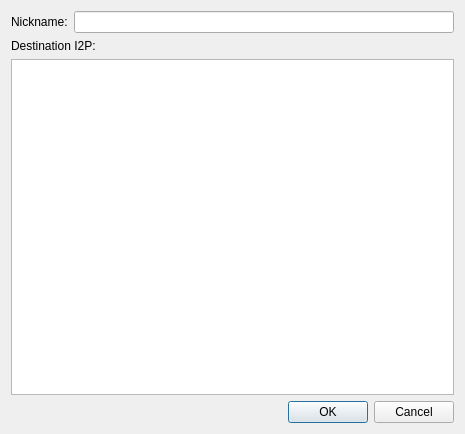
<ui version="4.0" >
 <class>form_newUserWindow</class>
 <widget class="QDialog" name="form_newUserWindow" >
  <property name="geometry" >
   <rect>
    <x>0</x>
    <y>0</y>
    <width>465</width>
    <height>434</height>
   </rect>
  </property>
  <property name="windowTitle" >
   <string>new User</string>
  </property>
  <layout class="QGridLayout" name="gridLayout" >
   <item row="0" column="0" colspan="2" >
    <layout class="QGridLayout" >
     <property name="margin" >
      <number>0</number>
     </property>
     <property name="spacing" >
      <number>6</number>
     </property>
     <item row="3" column="0" >
      <layout class="QVBoxLayout" >
       <property name="spacing" >
        <number>6</number>
       </property>
       <property name="margin" >
        <number>0</number>
       </property>
      </layout>
     </item>
     <item row="0" column="0" >
      <layout class="QHBoxLayout" >
       <property name="spacing" >
        <number>6</number>
       </property>
       <property name="margin" >
        <number>0</number>
       </property>
       <item>
        <widget class="QLabel" name="label" >
         <property name="text" >
          <string>Nickname:</string>
         </property>
        </widget>
       </item>
       <item>
        <widget class="QLineEdit" name="lineEdit" />
       </item>
      </layout>
     </item>
     <item row="1" column="0" >
      <widget class="QLabel" name="label_2" >
       <property name="text" >
        <string>Destination I2P:</string>
       </property>
      </widget>
     </item>
     <item row="2" column="0" >
      <widget class="QTextEdit" name="textEdit" />
     </item>
    </layout>
   </item>
   <item row="1" column="0" >
    <spacer name="horizontalSpacer" >
     <property name="orientation" >
      <enum>Qt::Horizontal</enum>
     </property>
     <property name="sizeHint" stdset="0" >
      <size>
       <width>258</width>
       <height>20</height>
      </size>
     </property>
    </spacer>
   </item>
   <item row="1" column="1" >
    <widget class="QDialogButtonBox" name="buttonBox" >
     <property name="orientation" >
      <enum>Qt::Horizontal</enum>
     </property>
     <property name="standardButtons" >
      <set>QDialogButtonBox::Cancel|QDialogButtonBox::Ok</set>
     </property>
    </widget>
   </item>
  </layout>
 </widget>
 <resources/>
 <connections>
  <connection>
   <sender>buttonBox</sender>
   <signal>accepted()</signal>
   <receiver>form_newUserWindow</receiver>
   <slot>accept()</slot>
   <hints>
    <hint type="sourcelabel" >
     <x>248</x>
     <y>254</y>
    </hint>
    <hint type="destinationlabel" >
     <x>157</x>
     <y>274</y>
    </hint>
   </hints>
  </connection>
  <connection>
   <sender>buttonBox</sender>
   <signal>rejected()</signal>
   <receiver>form_newUserWindow</receiver>
   <slot>reject()</slot>
   <hints>
    <hint type="sourcelabel" >
     <x>316</x>
     <y>260</y>
    </hint>
    <hint type="destinationlabel" >
     <x>286</x>
     <y>274</y>
    </hint>
   </hints>
  </connection>
 </connections>
</ui>
